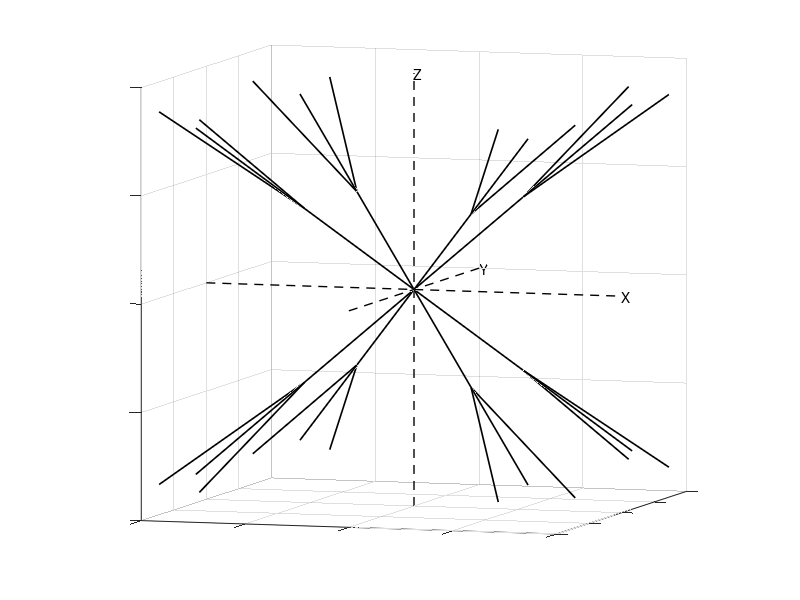

MATLAB code for this plot:
clear;

% 初始化图形窗口
figure;
hold on;
grid on;
% grid minor;
axis equal;
% xlabel('X');
% ylabel('Y');
% zlabel('Z');
xlim([-10, 10]);
ylim([-10, 10]);
zlim([-10, 10]);

% view(3); % 设置三维视图
% view([-72.5 1.1]);
view([14.9 3.5]);
view([17.4 5.9]);

% set(gca,'xtick', [],'xticklabel', []);
set(gca,'xticklabel', []);
set(gca,'yticklabel', []);
set(gca,'zticklabel', []);

% 添加X, Y, Z坐标轴
% 定义坐标轴的长度
axis_length = 10;

% 绘制X轴
plot3([-axis_length, axis_length], [0, 0], [0, 0], ...
    '--', 'Color', 'black', 'LineWidth', 1);
text(axis_length, 0, 0, 'X', 'FontSize', 10, 'Color', 'black');

% 绘制Y轴
plot3([0, 0], [-axis_length, axis_length], [0, 0], ...
    '--', 'Color', 'black', 'LineWidth', 1);
text(0, axis_length, 0, 'Y', 'FontSize', 10, 'Color', 'black');

% 绘制Z轴
plot3([0, 0], [0, 0], [-axis_length, axis_length], ...
    '--', 'Color', 'black', 'LineWidth', 1);
text(0, 0, axis_length, 'Z', 'FontSize', 10, 'Color', 'black');

% 八个卦限的起点坐标
start_points = [
    10, 10, 10;   % 第一卦限
    -10, 10, 10;  % 第二卦限
    -10, -10, 10; % 第三卦限
    10, -10, 10;  % 第四卦限
    10, 10, -10;  % 第五卦限
    -10, 10, -10; % 第六卦限
    -10, -10, -10;% 第七卦限
    10, -10, -10; % 第八卦限
];

% 遍历每个起点绘制直线和箭头
for i = 1:size(start_points, 1)
    start_point = start_points(i, :)*0.4;
    % 绘制从起点到原点的直线
    plot3([start_point(1), 0], [start_point(2), 0], [start_point(3), 0], ...
        'k', 'LineWidth', 1.2);
    
    % 计算并绘制箭头
    % 箭头的起点是直线的中点
    mid_point = start_points(i, :) *0.8;
    % 箭头的方向向量（指向原点）
    direction = -start_points(i, :) *0.4;
    % 箭头的长度应该与方向向量的长度一致，但这里可以根据需要进行调整
    % 确保箭头大小适中，不至于覆盖过多的直线部分
    % arrow_length = sqrt(sum(mid_point.^2));
    quiver3(mid_point(1), mid_point(2), mid_point(3), ...
        direction(1), direction(2), direction(3), ...
        'AutoScale', 'off', ...
        'MaxHeadSize', 1, ...
        'LineWidth', 1.2, ...
        'Color', 'black');
end

hold off;
